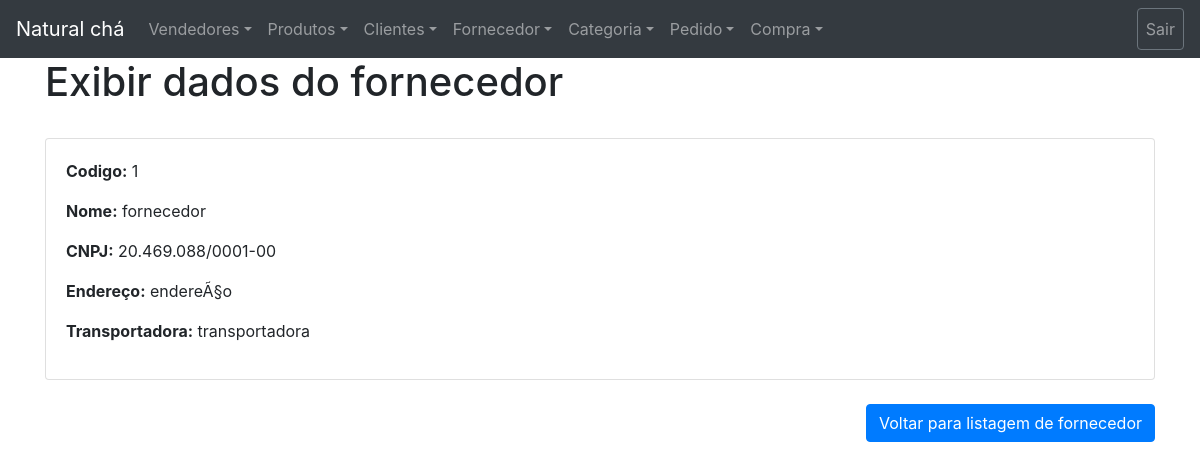
The page /backend/fornecedor/exibir_fornecedor.php?id=1 on the database its author committed.
### tables this page shows
CREATE TABLE `fornecedor` (
  `id` int(11) NOT NULL AUTO_INCREMENT,
  `cnpj` varchar(20) NOT NULL,
  `nome` varchar(45) NOT NULL,
  `endereco` varchar(45) NOT NULL,
  `transportadora` varchar(45) NOT NULL,
  PRIMARY KEY (`id`)
);

### backend/fornecedor/exibir_fornecedor.php (the view, shortened to what this page needs)
<?php
try{
    include "../configurações/conexao.php";
    $query = $conexao->prepare("SELECT * FROM fornecedor WHERE id=:id");
    $query->bindValue(":id", $_GET['id']);
    $resultado = $query->execute();
    $linha = $query->fetchObject();
}catch(PDOException $exception){
    echo $exception->getMessage();
}
?>
<!DOCTYPE html>
<html lang="en">
<head>
</head>
<?php
include ("../configurações/bootstrap.php");
include ("../configurações/menu.php");
?>
<body>
<div class="container">
    <h1>Exibir dados do fornecedor</h1>
    <br>
    <div class="card">
        <div class="card-body">
            <p><strong>Codigo:</strong> <?php echo $linha->id; ?></p>
            <p><strong>Nome:</strong> <?php echo $linha->nome; ?></p>
            <p><strong>CNPJ:</strong> <?php echo $linha->cnpj; ?></p>
            <p><strong>Endereço:</strong> <?php echo $linha->endereco; ?></p>
            <p><strong>Transportadora:</strong> <?php echo $linha->transportadora; ?></p>
        </div>
    </div>
    <br>
<p><a type="button" class="btn btn-primary float-right" href="listagem_fornecedor.php">Voltar para listagem de fornecedor</a> </p>
</body>
</html>

### rows shown on the page
fornecedor: id "1", nome "fornecedor", cnpj "20.469.088/0001-00", endereco "endereÃ§o", transportadora "transportadora"
